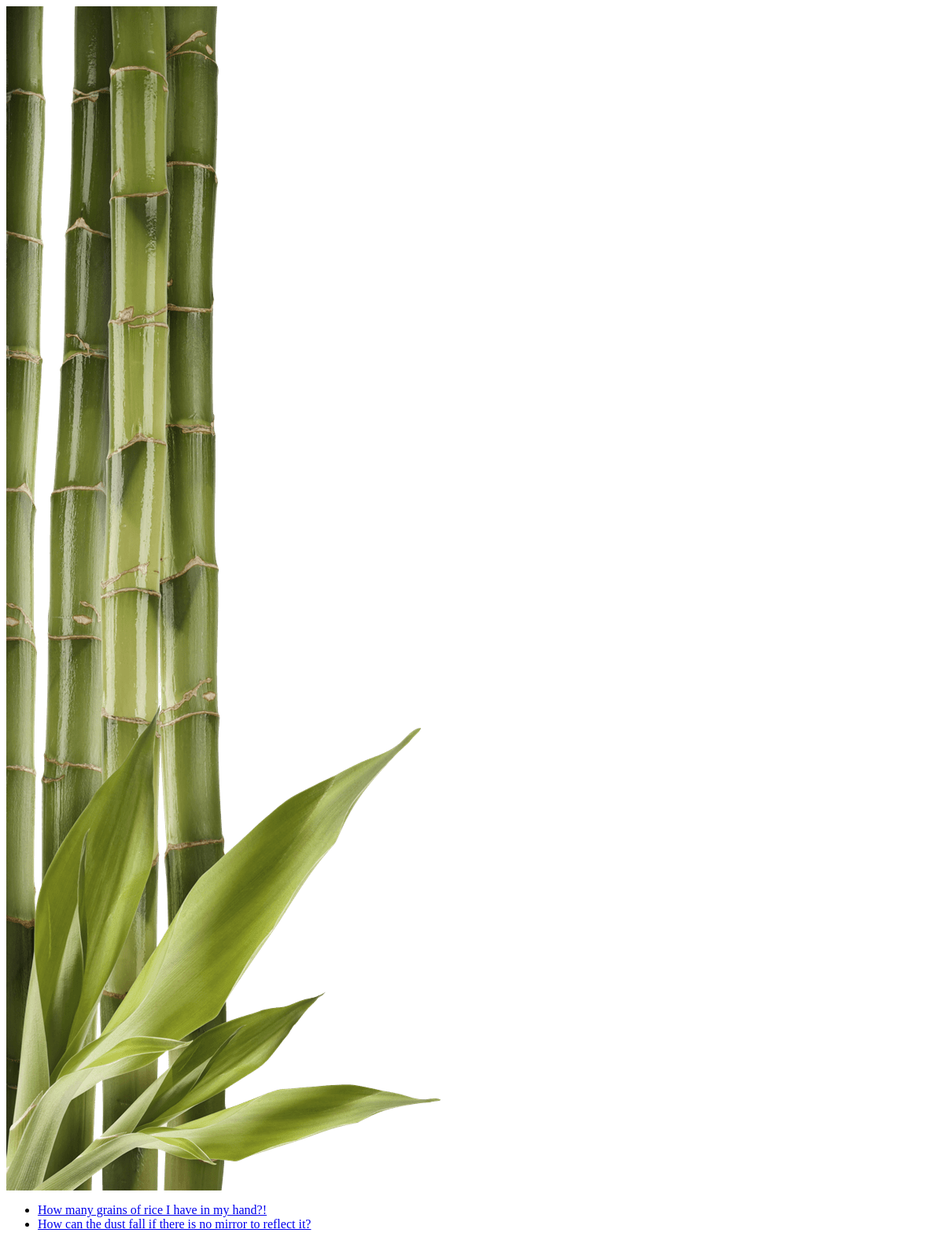
Before: /polls/ with the older database file.
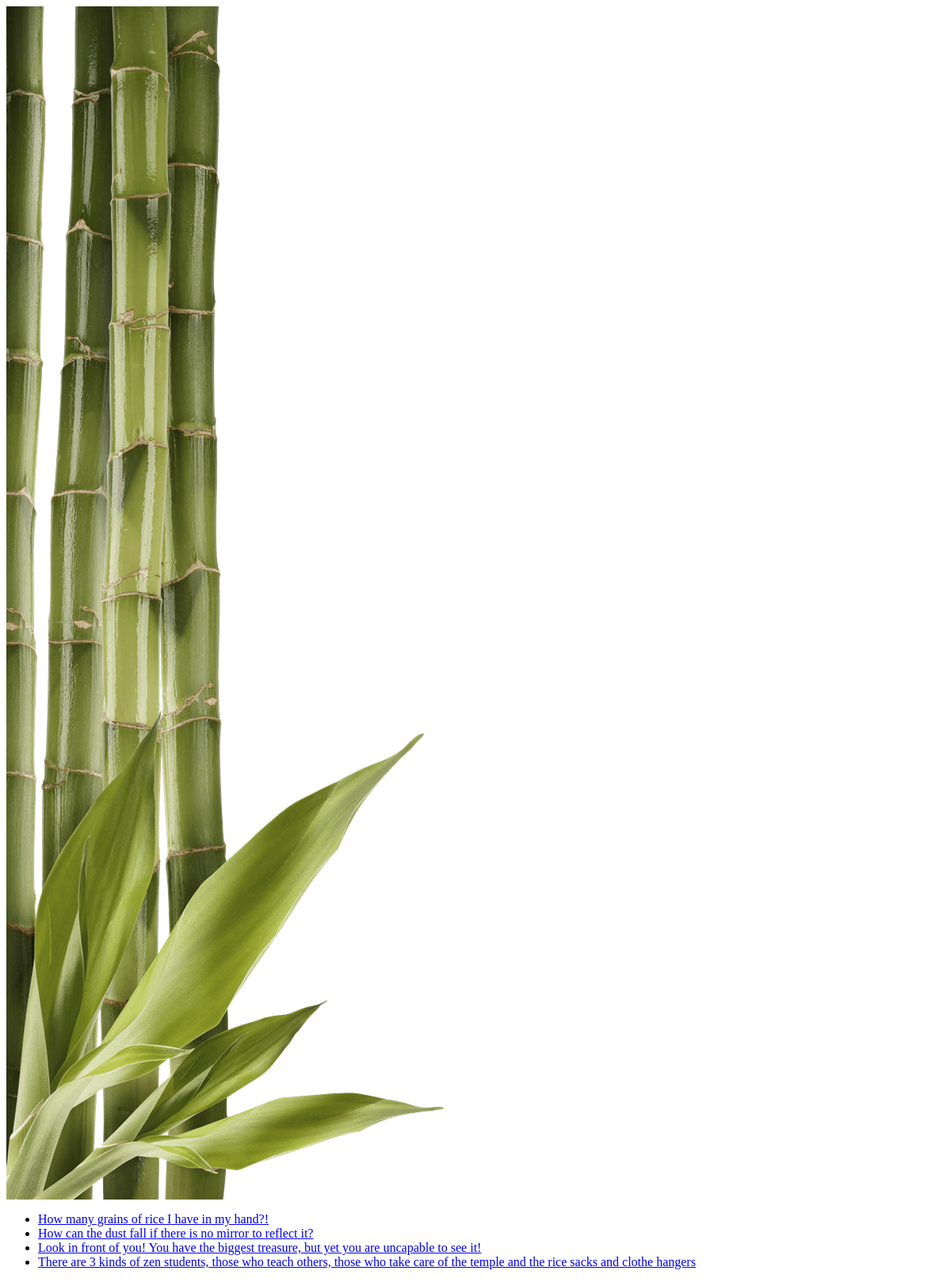
After: the same page with the newer database file.
### polls/models.py (models this page shows, shortened)
class Question(models.Model):
    question_text=models.CharField(max_length=200)
    pub_date=models.DateTimeField("date published")

### polls/views.py (the view)
# urls.py: path("",views.IndexView.as_view(), name="index"),
class IndexView(generic.ListView):
    template_name="polls/index.html"
    context_object_name="latest_question_list"
    def get_queryset(self):
        """"Return the last five published questions (not including those set to be published in the future)"""
        return Question.objects.filter(pub_date__lte=timezone.now()).order_by("pub_date")[:5]

### polls/templates/polls/index.html (shortened to what this page needs)
{% load static %}
<img src="{% static 'polls/background.png' %}"alt="Background Image" class="background-image" >
{%if latest_question_list%}
    <ul>
    {%for question in latest_question_list%}
    <li><a href="{% url 'polls:detail' question.id%}">{{ question.question_text}}</a></li>
    {%endfor%}
    </ul>
{%else%}
    <p>No polls are available</p>
{%endif%}

Changed rows visible on the page:
added Question: question_text "Look in front of you! You have the biggest treasure, but yet you are uncapable to see it!"
added Question: question_text "There are 3 kinds of zen students, those who teach others, those who take care of the temple and the rice sacks and clothe hangers"
